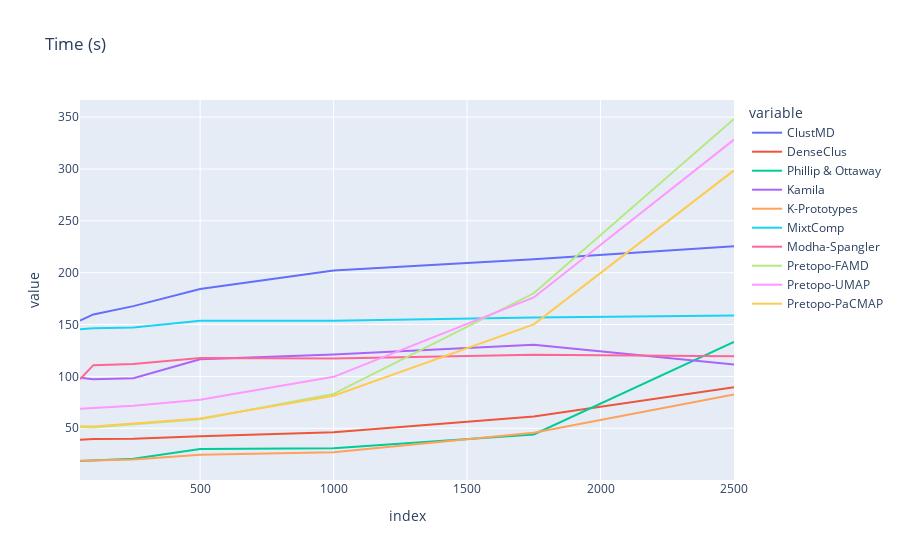

Write notebook code for a chart like this one.
### Code cell
nn = [50,100,250,500,1000,1750,2500]
indiv_df = pd.DataFrame.from_dict(individuals)[nn]
indiv_mem = indiv_df.apply(lambda x: x.str[0]).T
px.line(data_frame=indiv_mem,title="Time (s)")

### Figure 1 — Plotly figure (JSON) as saved in the notebook; plotly's stock layout.template omitted (floating-point values rounded to 4 significant figures)
{"data": [{"hovertemplate": "variable=ClustMD<br>index=%{x}<br>value=%{y}<extra></extra>", "legendgroup": "ClustMD", "line": {"color": "#636efa", "dash": "solid"}, "marker": {"symbol": "circle"}, "mode": "lines", "name": "ClustMD", "orientation": "v", "showlegend": true, "type": "scatter", "x": [50, 100, 250, 500, 1000, 1750, 2500], "xaxis": "x", "y": [153.9, 159.8, 167.8, 184.3, 202.1, 213.1, 225.6], "yaxis": "y"}, {"hovertemplate": "variable=DenseClus<br>index=%{x}<br>value=%{y}<extra></extra>", "legendgroup": "DenseClus", "line": {"color": "#EF553B", "dash": "solid"}, "marker": {"symbol": "circle"}, "mode": "lines", "name": "DenseClus", "orientation": "v", "showlegend": true, "type": "scatter", "x": [50, 100, 250, 500, 1000, 1750, 2500], "xaxis": "x", "y": [38.99, 39.76, 39.84, 42.26, 46.24, 61.47, 89.62], "yaxis": "y"}, {"hovertemplate": "variable=Phillip & Ottaway<br>index=%{x}<br>value=%{y}<extra></extra>", "legendgroup": "Phillip & Ottaway", "line": {"color": "#00cc96", "dash": "solid"}, "marker": {"symbol": "circle"}, "mode": "lines", "name": "Phillip & Ottaway", "orientation": "v", "showlegend": true, "type": "scatter", "x": [50, 100, 250, 500, 1000, 1750, 2500], "xaxis": "x", "y": [18.47, 18.94, 20.54, 30.01, 30.75, 43.99, 133.2], "yaxis": "y"}, {"hovertemplate": "variable=Kamila<br>index=%{x}<br>value=%{y}<extra></extra>", "legendgroup": "Kamila", "line": {"color": "#ab63fa", "dash": "solid"}, "marker": {"symbol": "circle"}, "mode": "lines", "name": "Kamila", "orientation": "v", "showlegend": true, "type": "scatter", "x": [50, 100, 250, 500, 1000, 1750, 2500], "xaxis": "x", "y": [98.8, 97.2, 98.2, 116.4, 121.1, 130.4, 111.6], "yaxis": "y"}, {"hovertemplate": "variable=K-Prototypes<br>index=%{x}<br>value=%{y}<extra></extra>", "legendgroup": "K-Prototypes", "line": {"color": "#FFA15A", "dash": "solid"}, "marker": {"symbol": "circle"}, "mode": "lines", "name": "K-Prototypes", "orientation": "v", "showlegend": true, "type": "scatter", "x": [50, 100, 250, 500, 1000, 1750, 2500], "xaxis": "x", "y": [18.8, 19.12, 19.93, 24.59, 26.94, 45.8, 82.55], "yaxis": "y"}, {"hovertemplate": "variable=MixtComp<br>index=%{x}<br>value=%{y}<extra></extra>", "legendgroup": "MixtComp", "line": {"color": "#19d3f3", "dash": "solid"}, "marker": {"symbol": "circle"}, "mode": "lines", "name": "MixtComp", "orientation": "v", "showlegend": true, "type": "scatter", "x": [50, 100, 250, 500, 1000, 1750, 2500], "xaxis": "x", "y": [145.5, 146.3, 147.3, 153.7, 153.7, 156.8, 158.8], "yaxis": "y"}, {"hovertemplate": "variable=Modha-Spangler<br>index=%{x}<br>value=%{y}<extra></extra>", "legendgroup": "Modha-Spangler", "line": {"color": "#FF6692", "dash": "solid"}, "marker": {"symbol": "circle"}, "mode": "lines", "name": "Modha-Spangler", "orientation": "v", "showlegend": true, "type": "scatter", "x": [50, 100, 250, 500, 1000, 1750, 2500], "xaxis": "x", "y": [97.27, 110.8, 112.0, 117.8, 117.3, 120.8, 119.5], "yaxis": "y"}, {"hovertemplate": "variable=Pretopo-FAMD<br>index=%{x}<br>value=%{y}<extra></extra>", "legendgroup": "Pretopo-FAMD", "line": {"color": "#B6E880", "dash": "solid"}, "marker": {"symbol": "circle"}, "mode": "lines", "name": "Pretopo-FAMD", "orientation": "v", "showlegend": true, "type": "scatter", "x": [50, 100, 250, 500, 1000, 1750, 2500], "xaxis": "x", "y": [51.23, 50.77, 53.93, 58.76, 83.2, 180.2, 348.2], "yaxis": "y"}, {"hovertemplate": "variable=Pretopo-UMAP<br>index=%{x}<br>value=%{y}<extra></extra>", "legendgroup": "Pretopo-UMAP", "line": {"color": "#FF97FF", "dash": "solid"}, "marker": {"symbol": "circle"}, "mode": "lines", "name": "Pretopo-UMAP", "orientation": "v", "showlegend": true, "type": "scatter", "x": [50, 100, 250, 500, 1000, 1750, 2500], "xaxis": "x", "y": [68.72, 69.38, 71.75, 77.55, 99.61, 176.1, 328.3], "yaxis": "y"}, {"hovertemplate": "variable=Pretopo-PaCMAP<br>index=%{x}<br>value=%{y}<extra></extra>", "legendgroup": "Pretopo-PaCMAP", "line": {"color": "#FECB52", "dash": "solid"}, "marker": {"symbol": "circle"}, "mode": "lines", "name": "Pretopo-PaCMAP", "orientation": "v", "showlegend": true, "type": "scatter", "x": [50, 100, 250, 500, 1000, 1750, 2500], "xaxis": "x", "y": [51.88, 51.71, 54.57, 59.47, 81.36, 150.2, 298.6], "yaxis": "y"}], "layout": {"legend": {"title": {"text": "variable"}, "tracegroupgap": 0}, "title": {"text": "Time (s)"}, "xaxis": {"anchor": "y", "domain": [0, 1], "title": {"text": "index"}}, "yaxis": {"anchor": "x", "domain": [0, 1], "title": {"text": "value"}}}}
